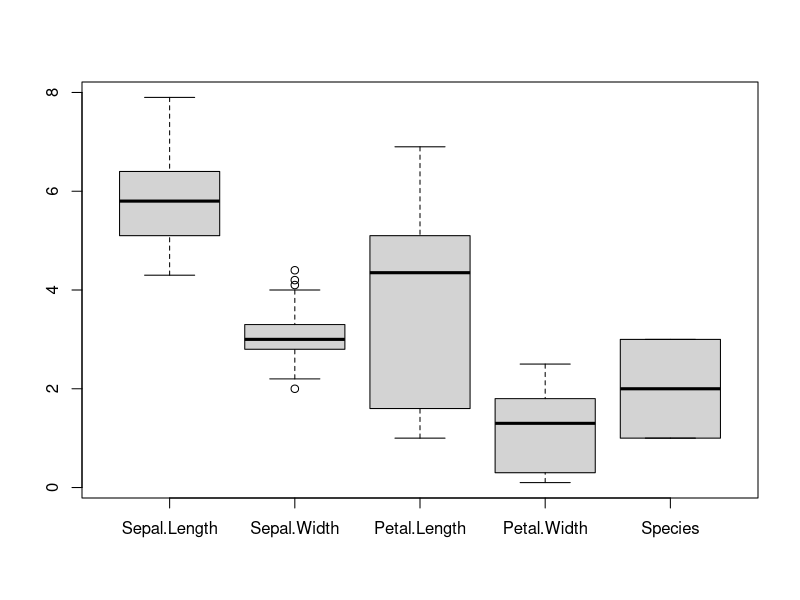
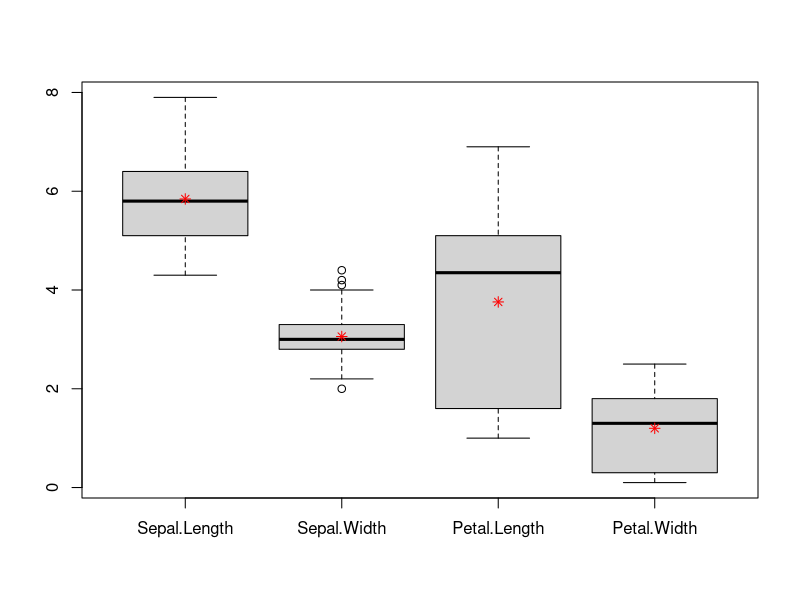
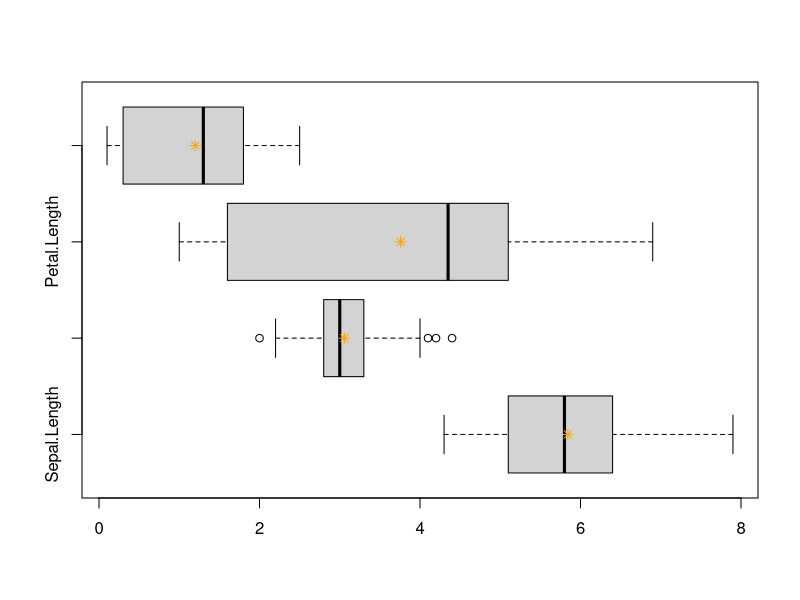
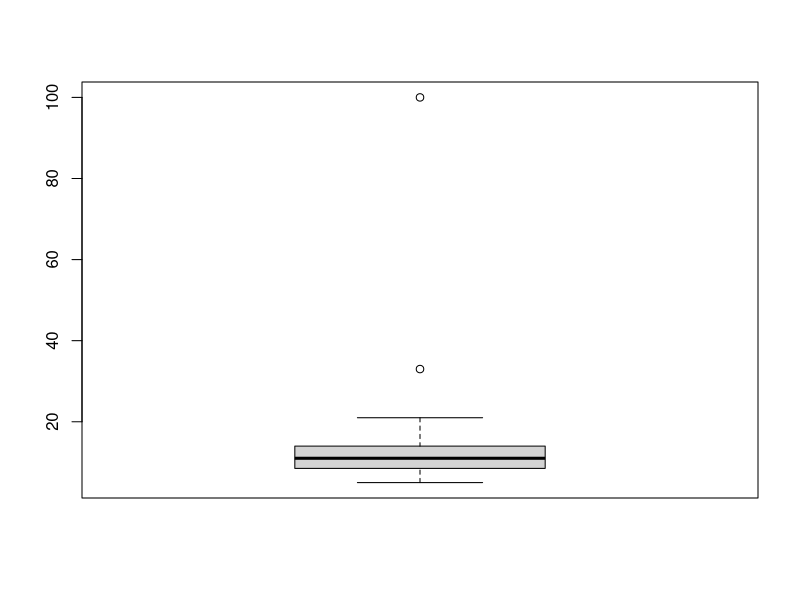
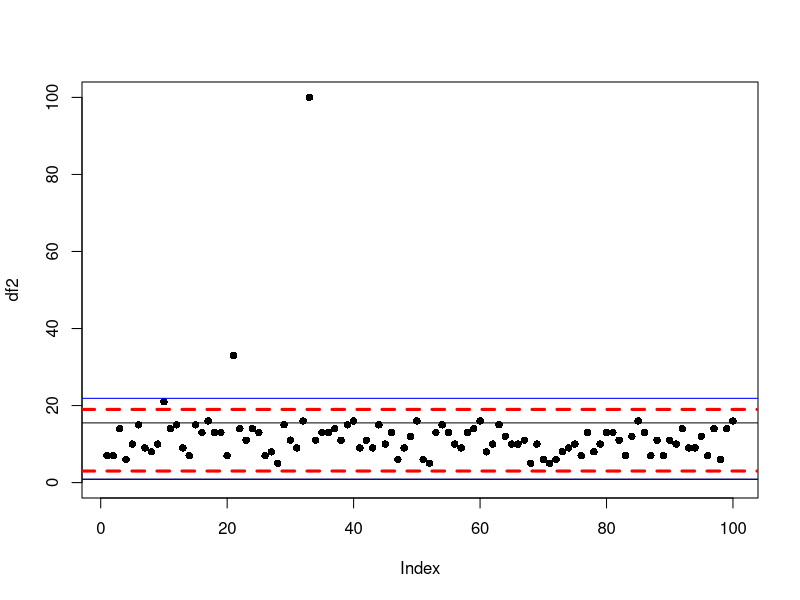

Reproduce these figures in R, in order.

str(iris)           #Importar o llamar la base de datos iris
boxplot(iris)       #Grafica
boxplot(iris[-5])   #Grafica y Elimina la columna numero 5

medias <- colMeans(iris[-5])  #Guarda las medias de cada columna, excepto la columna 5
medias
#dibuja puntos
points(medias, col="red", pch=8)


#Dibuja el conjunto de datos de forma horizontal
boxplot(iris[-5], horizontal = TRUE) 
points(medias, c(1,2,3,4), col="orange", pch=8)


#################################################################################
set.seed(123)
df <- sample(5:16, 100, replace = TRUE)
df2 <- df
df2[c(10,21,33)] <- c(21,33,100)
boxplot(df2)
df2

#############################################################################

cuantiles_5 <- quantile(df2, c(0.05, 0.95))
df2_recortado <- df2[df2>cuantiles_5[1] & df2<cuantiles_5[2]]
q1_r <- quantile(df2_recortado, 0.25)
q3_r <- quantile(df2_recortado, 0.75)
IQR_r <- q3_r - q1_r
tukey_ajust <- df2<(q1_r - 1.5 * IQR_r) | df2>(q3_r + 1.5 + IQR_r)
which(tukey_ajust)

plot(df2, pch=16, ylim = c(0,100))
q1 <- quantile(df2, 0.25)
q3 <- quantile(df2, 0.75)

IQR <- q3 - q1
abline(h=c(q1 - 1.5 * IQR, q3 + 1.5 * IQR), col="blue")
abline(h=c(q1_r - 1.5 * IQR_r, q3_r + 1.5 * IQR_r), col="red", lwd=3, lty=2)


abline(h=c(q1 - 1.5 * IQR, q3 + 1.5))
